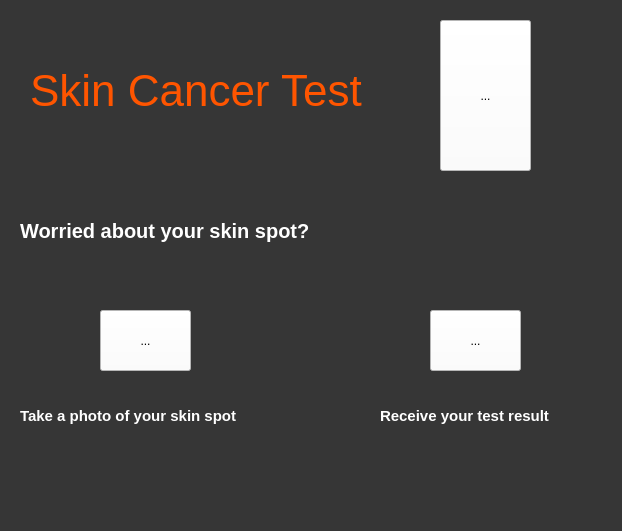
<?xml version="1.0" encoding="UTF-8"?>
<ui version="4.0">
 <class>Dialog</class>
 <widget class="QDialog" name="Dialog">
  <property name="geometry">
   <rect>
    <x>0</x>
    <y>0</y>
    <width>622</width>
    <height>531</height>
   </rect>
  </property>
  <property name="windowTitle">
   <string>MyApp</string>
  </property>
  <property name="styleSheet">
   <string notr="true">background-color: rgb(54, 54, 54);</string>
  </property>
  <widget class="QLabel" name="label">
   <property name="geometry">
    <rect>
     <x>30</x>
     <y>50</y>
     <width>391</width>
     <height>81</height>
    </rect>
   </property>
   <property name="styleSheet">
    <string notr="true">
color: rgb(255, 85, 0); font-size:33pt;</string>
   </property>
   <property name="text">
    <string>Skin Cancer Test</string>
   </property>
  </widget>
  <widget class="QLabel" name="label_2">
   <property name="geometry">
    <rect>
     <x>20</x>
     <y>400</y>
     <width>251</width>
     <height>31</height>
    </rect>
   </property>
   <property name="font">
    <font>
     <pointsize>11</pointsize>
     <weight>75</weight>
     <italic>false</italic>
     <bold>true</bold>
     <underline>false</underline>
     <strikeout>false</strikeout>
    </font>
   </property>
   <property name="styleSheet">
    <string notr="true">color:rgb(255, 255, 255)</string>
   </property>
   <property name="text">
    <string>Take a photo of your skin spot</string>
   </property>
  </widget>
  <widget class="QToolButton" name="takebtn">
   <property name="geometry">
    <rect>
     <x>100</x>
     <y>310</y>
     <width>91</width>
     <height>61</height>
    </rect>
   </property>
   <property name="styleSheet">
    <string notr="true">background-color:rgb(255, 255, 255)</string>
   </property>
   <property name="text">
    <string>...</string>
   </property>
   <property name="icon">
    <iconset>
     <normaloff>C:/Users/Ehab/Desktop/camira2.jpg</normaloff>C:/Users/Ehab/Desktop/camira2.jpg</iconset>
   </property>
   <property name="iconSize">
    <size>
     <width>50</width>
     <height>50</height>
    </size>
   </property>
  </widget>
  <widget class="QToolButton" name="toolButton_2">
   <property name="geometry">
    <rect>
     <x>440</x>
     <y>20</y>
     <width>91</width>
     <height>151</height>
    </rect>
   </property>
   <property name="styleSheet">
    <string notr="true">background-color:rgb(255, 255, 255)</string>
   </property>
   <property name="text">
    <string>...</string>
   </property>
   <property name="icon">
    <iconset>
     <normaloff>C:/Users/Ehab/Desktop/skincancerlogo.jpg</normaloff>C:/Users/Ehab/Desktop/skincancerlogo.jpg</iconset>
   </property>
   <property name="iconSize">
    <size>
     <width>150</width>
     <height>150</height>
    </size>
   </property>
  </widget>
  <widget class="QLabel" name="label_3">
   <property name="geometry">
    <rect>
     <x>20</x>
     <y>200</y>
     <width>421</width>
     <height>61</height>
    </rect>
   </property>
   <property name="font">
    <font>
     <pointsize>15</pointsize>
     <weight>75</weight>
     <bold>true</bold>
    </font>
   </property>
   <property name="styleSheet">
    <string notr="true">color:rgb(255, 255, 255);font-size:20</string>
   </property>
   <property name="text">
    <string>Worried about your skin spot?</string>
   </property>
  </widget>
  <widget class="QToolButton" name="receivebtn">
   <property name="geometry">
    <rect>
     <x>430</x>
     <y>310</y>
     <width>91</width>
     <height>61</height>
    </rect>
   </property>
   <property name="styleSheet">
    <string notr="true">background-color:rgb(255, 255, 255)</string>
   </property>
   <property name="text">
    <string>...</string>
   </property>
   <property name="icon">
    <iconset>
     <normaloff>C:/Users/Ehab/Desktop/recieve.png</normaloff>C:/Users/Ehab/Desktop/recieve.png</iconset>
   </property>
   <property name="iconSize">
    <size>
     <width>50</width>
     <height>50</height>
    </size>
   </property>
  </widget>
  <widget class="QLabel" name="label_4">
   <property name="geometry">
    <rect>
     <x>380</x>
     <y>400</y>
     <width>201</width>
     <height>31</height>
    </rect>
   </property>
   <property name="font">
    <font>
     <pointsize>11</pointsize>
     <weight>75</weight>
     <italic>false</italic>
     <bold>true</bold>
     <underline>false</underline>
     <strikeout>false</strikeout>
    </font>
   </property>
   <property name="styleSheet">
    <string notr="true">color:rgb(255, 255, 255)</string>
   </property>
   <property name="text">
    <string>Receive your test result</string>
   </property>
  </widget>
 </widget>
 <resources/>
 <connections/>
</ui>
